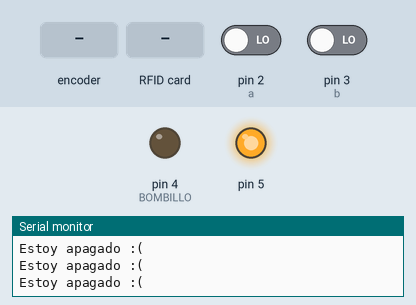
Simulated run of this sketch. Board: Arduino Mega 2560, built with avr-gcc and run on an emulated ATmega2560. Parts: output pins drawn as LEDs (lit = HIGH), the last lines printed to the serial monitor. The inputs (shaded band) are chosen by the test bench; at power-on: pin 2 (a) LOW, pin 3 (b) LOW. Pins used as bus, display or sensor lines are not drawn.

Above: at 1.2 s.
1.3 s: rotary encoder on pin 2 (a) / pin 3 (b) turned 3 steps (first pin leading)
At 2.4 s:
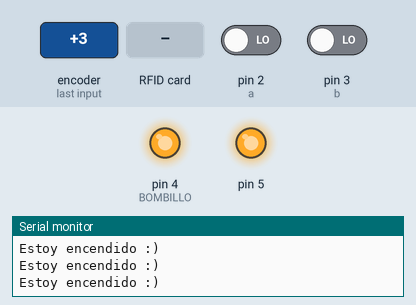
6.4 s: RFID card 5E 7A 19 C4 held to the reader
At 7.5 s:
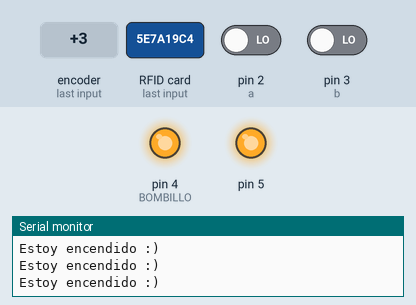
Timing chart, 0 to 9.4 s (numbered marks = the images above; inputs shaded):
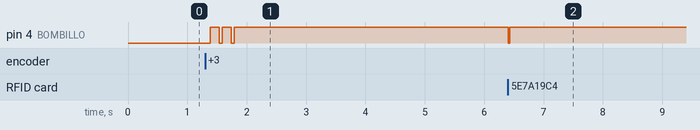

The sketch:

RFID_RF.ino
```cpp
#include <SPI.h>
#include <MFRC522.h>
#define SS_PIN 53
#define RST_PIN 49
#define a 2
#define b 3
#define BOMBILLO 4
int tags [4]= {0x83,0x7D,0x23,0xF0};
bool val;
MFRC522 mfrc522(SS_PIN, RST_PIN); // Instance of the class
void setup() {
  pinMode(a, INPUT);
  pinMode(b, INPUT);
  pinMode(BOMBILLO, OUTPUT);
  pinMode(5, OUTPUT);
  digitalWrite(5, HIGH);

  Serial.begin(9600);
  SPI.begin();       // Init SPI bus
  mfrc522.PCD_Init(); // Init MFRC522
  Serial.println("RFID reading UID");
}
void loop() {
  if(digitalRead(a)){
    val=true;
  }else if(digitalRead(b)){
    val=false;
  }
  if ( mfrc522.PICC_IsNewCardPresent())
  {
    if ( mfrc522.PICC_ReadCardSerial())
    {
      Serial.print("Tag UID:");
      for (byte i = 0; i < mfrc522.uid.size; i++) {
        Serial.print(mfrc522.uid.uidByte[i] < 0x10 ? " 0" : " ");
        Serial.print(mfrc522.uid.uidByte[i], HEX);
        if(mfrc522.uid.uidByte[i]== tags[i]){
            val = true;
          }else{
            val = false;
          }
      }

      Serial.println();
      mfrc522.PICC_HaltA();
    }
  }

  if (val) {
    digitalWrite(BOMBILLO, 1);
    Serial.println("Estoy encendido :)");
  } else{
    digitalWrite(BOMBILLO, 0);
    Serial.println("Estoy apagado :(");
  }
}
```

Measured:
- after the input at 1.3 s, pin 4 (BOMBILLO): alternates HIGH for 0.15 s and LOW for 0.05 s, 5 changes in all, then stays HIGH, starting after 0.09 s
- after the input at 6.4 s, pin 4 (BOMBILLO): HIGH → LOW at once, → HIGH 0.03 s later
